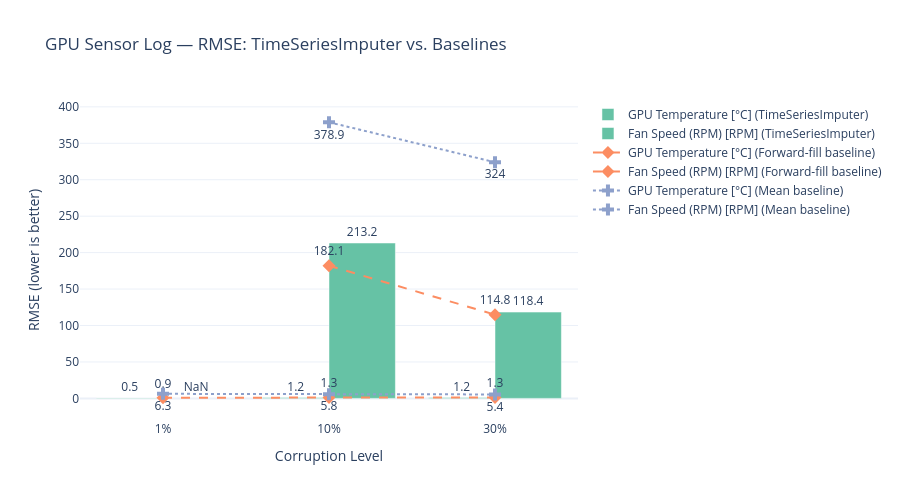

The notebook cell saved with this chart:
### Markdown cell above
## 13. Visualizations

### 13a. RMSE — TimeSeriesImputer vs. Baselines

Lower is better. Dashed lines show forward-fill and mean-imputation baselines.

### Code cell
# ── RMSE bar chart: TimeSeriesImputer vs. baselines ──
import plotly.graph_objects as go

rmse_imp_cols = [c for c in results_ts_df.columns if c.endswith("_rmse") and "_ffill" not in c and "_mean" not in c]
rmse_imp_data = results_ts_df[rmse_imp_cols].copy()
rmse_imp_data.columns = [c.replace("_rmse", "") for c in rmse_imp_cols]

COLORS_TS = ["#66c2a5", "#fc8d62", "#8da0cb"]  # green, orange, purple

fig_ts_rmse = go.Figure()

# TimeSeriesImputer bars
for i, col in enumerate(rmse_imp_data.columns):
    fig_ts_rmse.add_trace(go.Bar(
        name=f"{col} (TimeSeriesImputer)",
        x=rmse_imp_data.index,
        y=rmse_imp_data[col],
        marker_color=COLORS_TS[0],
        text=rmse_imp_data[col].round(1),
        textposition="outside",
    ))

# Forward-fill baseline (dashed scatter)
ff_cols = [c for c in results_ts_df.columns if c.endswith("_rmse_ffill")]
ff_data = results_ts_df[ff_cols].copy()
ff_data.columns = [c.replace("_rmse_ffill", "") for c in ff_cols]

for i, col in enumerate(ff_data.columns):
    fig_ts_rmse.add_trace(go.Scatter(
        name=f"{col} (Forward-fill baseline)",
        x=ff_data.index,
        y=ff_data[col],
        mode="lines+markers+text",
        marker=dict(color=COLORS_TS[1], size=10, symbol="diamond"),
        line=dict(dash="dash", color=COLORS_TS[1]),
        text=ff_data[col].round(1),
        textposition="top center",
    ))

# Mean-imputation baseline (dotted scatter)
mean_cols = [c for c in results_ts_df.columns if c.endswith("_rmse_mean")]
mean_data = results_ts_df[mean_cols].copy()
mean_data.columns = [c.replace("_rmse_mean", "") for c in mean_cols]

for i, col in enumerate(mean_data.columns):
    fig_ts_rmse.add_trace(go.Scatter(
        name=f"{col} (Mean baseline)",
        x=mean_data.index,
        y=mean_data[col],
        mode="lines+markers+text",
        marker=dict(color=COLORS_TS[2], size=10, symbol="cross"),
        line=dict(dash="dot", color=COLORS_TS[2]),
        text=mean_data[col].round(1),
        textposition="bottom center",
    ))

fig_ts_rmse.update_layout(
    title="GPU Sensor Log — RMSE: TimeSeriesImputer vs. Baselines",
    xaxis_title="Corruption Level",
    yaxis_title="RMSE (lower is better)",
    barmode="group",
    template="plotly_white",
    height=500,
)
fig_ts_rmse.show()

### Figure 1 — Plotly figure (JSON) as saved in the notebook; plotly's stock layout.template omitted (floating-point values rounded to 4 significant figures)
{"data": [{"marker": {"color": "#66c2a5"}, "name": "GPU Temperature [°C] (TimeSeriesImputer)", "text": [0.5, 1.2, 1.2], "textposition": "outside", "type": "bar", "x": ["1%", "10%", "30%"], "y": [0.49, 1.2, 1.21]}, {"marker": {"color": "#66c2a5"}, "name": "Fan Speed (RPM) [RPM] (TimeSeriesImputer)", "text": [NaN, 213.2, 118.4], "textposition": "outside", "type": "bar", "x": ["1%", "10%", "30%"], "y": [NaN, 213.2, 118.4]}, {"line": {"color": "#fc8d62", "dash": "dash"}, "marker": {"color": "#fc8d62", "size": 10, "symbol": "diamond"}, "mode": "lines+markers+text", "name": "GPU Temperature [°C] (Forward-fill baseline)", "text": [0.9, 1.3, 1.3], "textposition": "top center", "type": "scatter", "x": ["1%", "10%", "30%"], "y": [0.87, 1.33, 1.32]}, {"line": {"color": "#fc8d62", "dash": "dash"}, "marker": {"color": "#fc8d62", "size": 10, "symbol": "diamond"}, "mode": "lines+markers+text", "name": "Fan Speed (RPM) [RPM] (Forward-fill baseline)", "text": [NaN, 182.1, 114.8], "textposition": "top center", "type": "scatter", "x": ["1%", "10%", "30%"], "y": [NaN, 182.1, 114.8]}, {"line": {"color": "#8da0cb", "dash": "dot"}, "marker": {"color": "#8da0cb", "size": 10, "symbol": "cross"}, "mode": "lines+markers+text", "name": "GPU Temperature [°C] (Mean baseline)", "text": [6.3, 5.8, 5.4], "textposition": "bottom center", "type": "scatter", "x": ["1%", "10%", "30%"], "y": [6.26, 5.83, 5.42]}, {"line": {"color": "#8da0cb", "dash": "dot"}, "marker": {"color": "#8da0cb", "size": 10, "symbol": "cross"}, "mode": "lines+markers+text", "name": "Fan Speed (RPM) [RPM] (Mean baseline)", "text": [NaN, 378.9, 324.0], "textposition": "bottom center", "type": "scatter", "x": ["1%", "10%", "30%"], "y": [NaN, 378.9, 324.1]}], "layout": {"barmode": "group", "height": 500, "title": {"text": "GPU Sensor Log — RMSE: TimeSeriesImputer vs. Baselines"}, "xaxis": {"title": {"text": "Corruption Level"}}, "yaxis": {"title": {"text": "RMSE (lower is better)"}}}}
